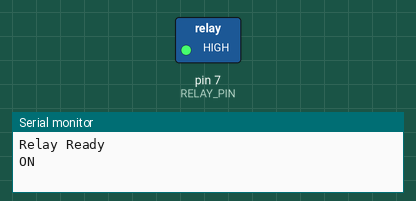
Simulated run of this sketch. Board: Arduino Uno, built with avr-gcc and run on an emulated ATmega328P. On the bench: switched loads named in the sketch (green lamp = pin HIGH), the last lines printed to the serial monitor.

Above: at 1.0 s.
At 3.0 s:
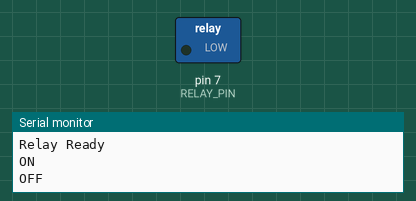
Timing chart, 0 to 5.2 s (numbered marks = the images above):
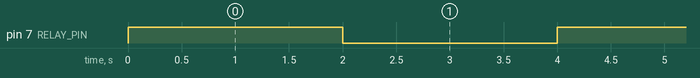

The sketch:

arduino.ino
```cpp
#define RELAY_PIN 7

void setup() {
  Serial.begin(9600);
  pinMode(RELAY_PIN, OUTPUT);
  digitalWrite(RELAY_PIN, LOW);
  Serial.println("Relay Ready");
}

void loop() {
  digitalWrite(RELAY_PIN, HIGH);
  Serial.println("ON");
  delay(2000);

  digitalWrite(RELAY_PIN, LOW);
  Serial.println("OFF");
  delay(2000);
}
```

Measured:
- by itself, pin 7 (RELAY_PIN): alternates HIGH for 2.0 s and LOW for 2.0 s
